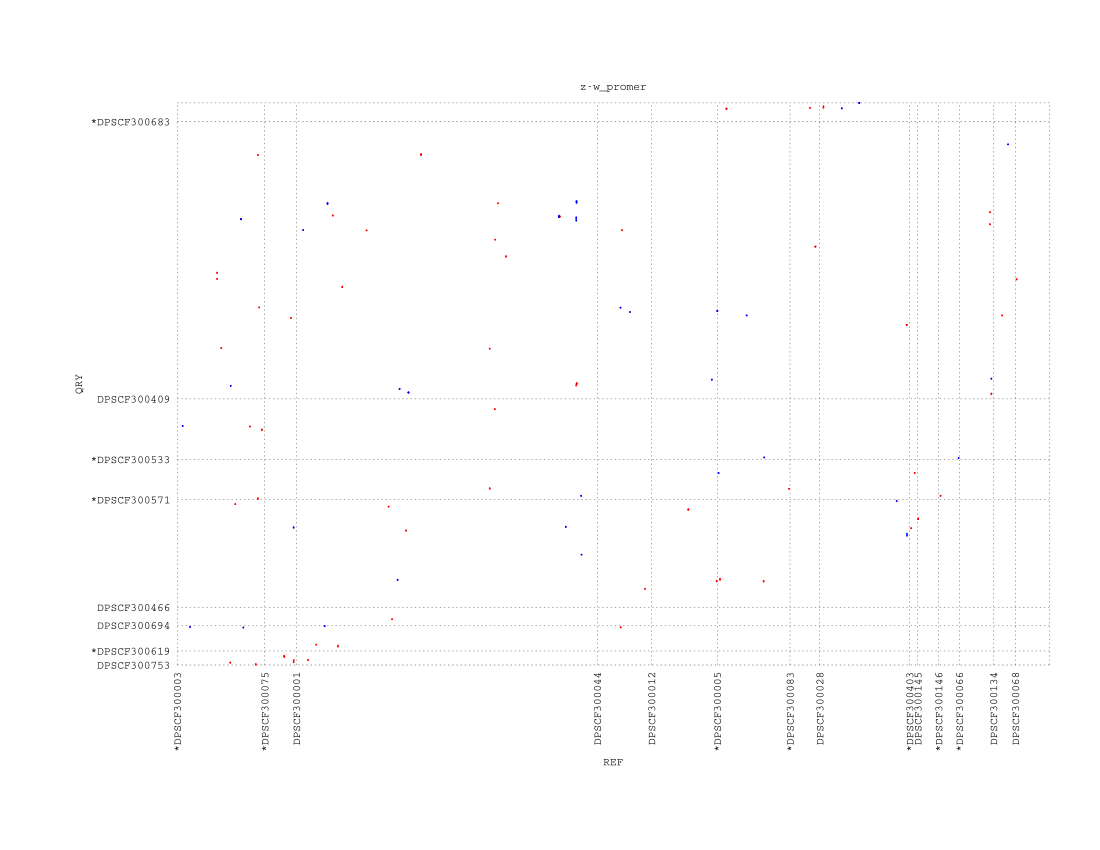

Source code (gnuplot):
set title "z-w_promer" 
set terminal postscript color solid "Courier" 8
set output "z-w_promer_dotplot.ps"
set xtics rotate ( \
 "*DPSCF300003" 1, \
 "*DPSCF300075" 1815366, \
 "DPSCF300001" 2472962, \
 "DPSCF300044" 8716179, \
 "DPSCF300012" 9843140, \
 "*DPSCF300005" 11207500, \
 "*DPSCF300083" 12717247, \
 "DPSCF300028" 13334686, \
 "*DPSCF300403" 15199499, \
 "DPSCF300145" 15369388, \
 "*DPSCF300146" 15799557, \
 "*DPSCF300066" 16229377, \
 "DPSCF300134" 16940704, \
 "DPSCF300068" 17393873, \
 "" 18098118 \
)
set ytics ( \
 "DPSCF300753" 1, \
 "*DPSCF300619" 9117, \
 "DPSCF300694" 25840, \
 "DPSCF300466" 37412, \
 "*DPSCF300571" 107323, \
 "*DPSCF300533" 133559, \
 "DPSCF300409" 172862, \
 "*DPSCF300683" 352982, \
 "" 365121 \
)
set size 1,1
set grid
unset key
set border 0
set tics scale 0
set xlabel "REF"
set ylabel "QRY"
set format "%.0f"
set mouse format "%.0f"
set mouse mouseformat "[%.0f, %.0f]"
set mouse clipboardformat "[%.0f, %.0f]"
set xrange [1:18098118]
set yrange [1:365121]
set style line 1  lt 1 lw 2 pt 7 ps 0.2
set style line 2  lt 3 lw 2 pt 7 ps 0.2
set style line 3  lt 2 lw 2 pt 7 ps 0.2
plot \
 "z-w_promer_dotplot.fplot" title "FWD" w lp ls 1, \
 "z-w_promer_dotplot.rplot" title "REV" w lp ls 2
